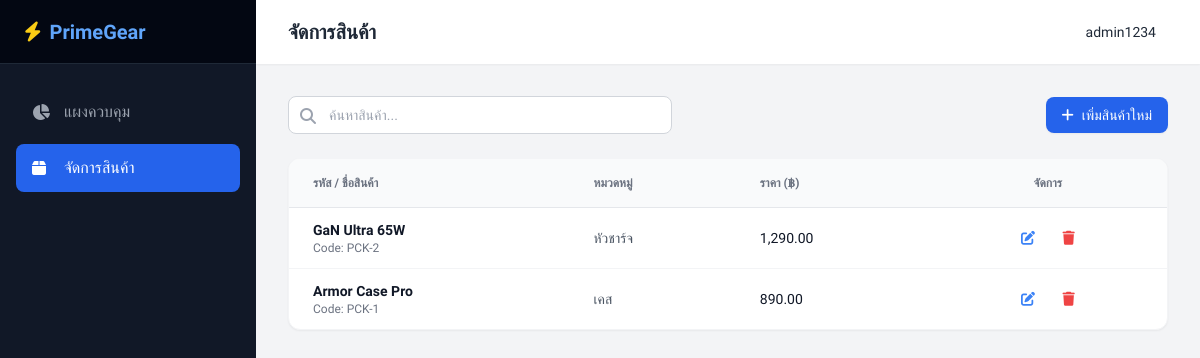
/admin/products.php (signed in), run on an earlier commit of the app's database.
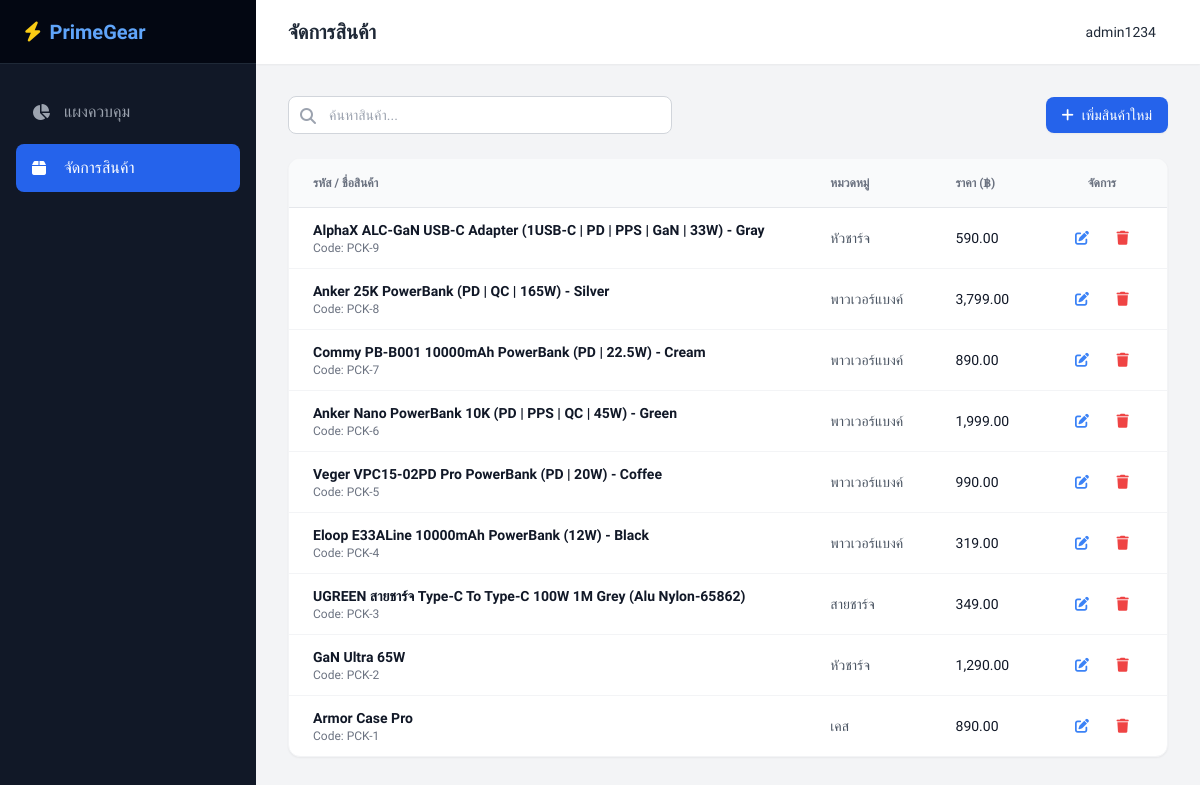
And on a later commit of the database.
### tables this page shows
CREATE TABLE `products` (
  `Product_ID` int NOT NULL,
  `product_code` varchar(255) NOT NULL,
  `Name` varchar(255) NOT NULL,
  `Image` varchar(255) NOT NULL,
  `Brand` varchar(40) NOT NULL,
  `Description` varchar(255) NOT NULL,
  `Catagory` varchar(30) NOT NULL,
  `Price` int NOT NULL
);

### admin/products.php (the view, shortened to what this page needs)
<?php
require '../process/client.php';
$admin_name = isset($_SESSION['admin_name']) ? $_SESSION['admin_name'] : 'Admin';
if (isset($_GET['search']) && !empty(trim($_GET['search']))) {
    $search_query = trim($_GET['search']);
    $stmt = $conn->prepare("SELECT * FROM products WHERE Name LIKE ? OR product_code LIKE ? ORDER BY Product_ID DESC");
    $search_param = "%" . $search_query . "%";
    $stmt->bind_param("ss", $search_param, $search_param);
    $stmt->execute();
    $result = $stmt->get_result();
    $stmt->close();
} else {
    $result = $conn->query("SELECT * FROM products ORDER BY Product_ID DESC");
}
?>
<!DOCTYPE html>
<html lang="th">
<head>
    <script src="https://cdn.tailwindcss.com"></script>
    <link rel="stylesheet" href="https://cdnjs.cloudflare.com/ajax/libs/font-awesome/6.4.0/css/all.min.css">
</head>
<body class="bg-gray-100 flex h-screen overflow-hidden text-gray-800">
    <aside class="w-64 bg-gray-900 text-white flex flex-col flex-shrink-0">
        <div class="h-16 flex items-center px-6 bg-gray-950 border-b border-gray-800">
            <a href="dashboard.php" class="text-xl font-bold text-blue-400 flex items-center">
                <i class="fa-solid fa-bolt mr-2 text-yellow-400"></i> PrimeGear
            </a>
        </div>
        <nav class="flex-1 px-4 py-6 space-y-2 overflow-y-auto">
            <a href="dashboard.php" class="flex items-center px-4 py-3 text-gray-400 hover:bg-gray-800 hover:text-white rounded-lg transition-colors">
                <i class="fa-solid fa-chart-pie w-5 mr-3"></i> แผงควบคุม
            </a>
            <a href="products.php" class="flex items-center px-4 py-3 bg-blue-600 text-white rounded-lg">
                <i class="fa-solid fa-box w-5 mr-3"></i> จัดการสินค้า
            </a>
        </nav>
    </aside>
    <div class="flex-1 flex flex-col h-screen overflow-hidden">
        <header class="h-16 bg-white shadow-sm flex items-center justify-between px-8 z-10">
            <h2 class="text-xl font-semibold text-gray-800">จัดการสินค้า</h2>
            <div class="flex items-center space-x-4">
                <span class="mr-3 text-sm font-medium"><?php echo htmlspecialchars($admin_name); ?></span>
            </div>
        </header>
        <main class="flex-1 overflow-y-auto p-8">
            <div class="flex flex-col sm:flex-row justify-between items-center mb-6 gap-4">
                <div class="relative w-full sm:w-96">
                    <input type="text" placeholder="ค้นหาสินค้า..." id="liveSearch" onkeyup="filterProducts()" class="w-full pl-10 pr-4 py-2 border border-gray-300 rounded-lg text-sm focus:outline-none focus:border-blue-500">
                    <i class="fa-solid fa-magnifying-glass absolute left-3 top-3 text-gray-400"></i>
                </div>
                <button onclick="openAddModal()" class="bg-blue-600 hover:bg-blue-700 text-white px-4 py-2 rounded-lg text-sm font-medium transition-colors shadow-sm flex items-center w-full sm:w-auto justify-center">
                    <i class="fa-solid fa-plus mr-2"></i> เพิ่มสินค้าใหม่
                </button>
            </div>
            <div class="bg-white rounded-xl shadow-sm border border-gray-100 overflow-hidden">
                <div class="overflow-x-auto">
                    <table class="w-full text-left text-sm text-gray-600">
                        <thead class="bg-gray-50 text-gray-500 uppercase text-xs border-b border-gray-200">
                            <tr>
                                <th class="px-6 py-4">รหัส / ชื่อสินค้า</th>
                                <th class="px-6 py-4">หมวดหมู่</th>
                                <th class="px-6 py-4">ราคา (฿)</th>
                                <th class="px-6 py-4 text-center">จัดการ</th>
                            </tr>
                        </thead>
                        <tbody class="divide-y divide-gray-100">
                            <?php if ($result->num_rows > 0): ?>
                                <?php while($row = $result->fetch_assoc()): ?>
                                <tr class="hover:bg-gray-50 transition-colors">
                                    <td class="px-6 py-3">
                                        <p class="font-bold text-gray-900"><?php echo htmlspecialchars($row['Name']); ?></p>
                                        <p class="text-xs text-gray-500">Code: <?php echo htmlspecialchars($row['product_code']); ?></p>
                                    </td>
                                    <td class="px-6 py-3"><?php echo htmlspecialchars($row['Catagory']); ?></td>
                                    <td class="px-6 py-3 font-medium text-gray-900"><?php echo number_format($row['Price'], 2); ?></td>
                                    <td class="px-6 py-3 text-center whitespace-nowrap">
                                        <button onclick="openEditModal(
                                            <?php echo $row['Product_ID']; ?>,
                                            '<?php echo htmlspecialchars($row['product_code'], ENT_QUOTES); ?>',
                                            '<?php echo htmlspecialchars($row['Name'], ENT_QUOTES); ?>',
                                            '<?php echo htmlspecialchars($row['Catagory'], ENT_QUOTES); ?>',
                                            <?php echo $row['Price']; ?>,
                                            '<?php echo htmlspecialchars($row['Description'], ENT_QUOTES); ?>',
                                            '<?php echo htmlspecialchars($row['Image'], ENT_QUOTES); ?>'
                                        )" class="text-blue-500 hover:text-blue-700 mx-1 p-2 rounded hover:bg-blue-50 transition" title="แก้ไข">
                                            <i class="fa-solid fa-pen-to-square"></i>
                                        </button>
                                        <button onclick="confirmDelete(<?php echo $row['Product_ID']; ?>, '<?php echo addslashes($row['Name']); ?>')" class="text-red-500 hover:text-red-700 mx-1 p-2 rounded hover:bg-red-50 transition" title="ลบ">
                                            <i class="fa-solid fa-trash"></i>
                                        </button>
                                    </td>
                                </tr>
                                <?php endwhile; ?>
                            <?php else: ?>
                                <tr>
                                    <td colspan="5" class="px-6 py-8 text-center text-gray-500">ยังไม่มีข้อมูลสินค้าในระบบ</td>
                                </tr>
                            <?php endif; ?>
                        </tbody>
                    </table>
                </div>
            </div>
        </main>
    </div>
</body>
</html>

### admin/products.php (style rules this page uses)
body { font-family: 'Prompt', sans-serif; }

What changed in the data, as far as the page shows it:
added products: Name "AlphaX ALC-GaN USB-C Adapter (1USB-C | PD | PPS | GaN | 33W) - Gray", product_code "PCK-9", Catagory "หัวชาร์จ", Price "590.00"
added products: Name "Anker 25K PowerBank (PD | QC | 165W) - Silver", product_code "PCK-8", Catagory "พาวเวอร์แบงค์", Price "3,799.00"
added products: Name "Commy PB-B001 10000mAh PowerBank (PD | 22.5W) - Cream", product_code "PCK-7", Catagory "พาวเวอร์แบงค์", Price "890.00"
added products: Name "Anker Nano PowerBank 10K (PD | PPS | QC | 45W) - Green", product_code "PCK-6", Catagory "พาวเวอร์แบงค์", Price "1,999.00"
added products: Name "Veger VPC15-02PD Pro PowerBank (PD | 20W) - Coffee", product_code "PCK-5", Catagory "พาวเวอร์แบงค์", Price "990.00"
added products: Name "Eloop E33ALine 10000mAh PowerBank (12W) - Black", product_code "PCK-4", Catagory "พาวเวอร์แบงค์", Price "319.00"
added products: Name "UGREEN สายชาร์จ Type-C To Type-C 100W 1M Grey (Alu Nylon-65862)", product_code "PCK-3", Catagory "สายชาร์จ", Price "349.00"
